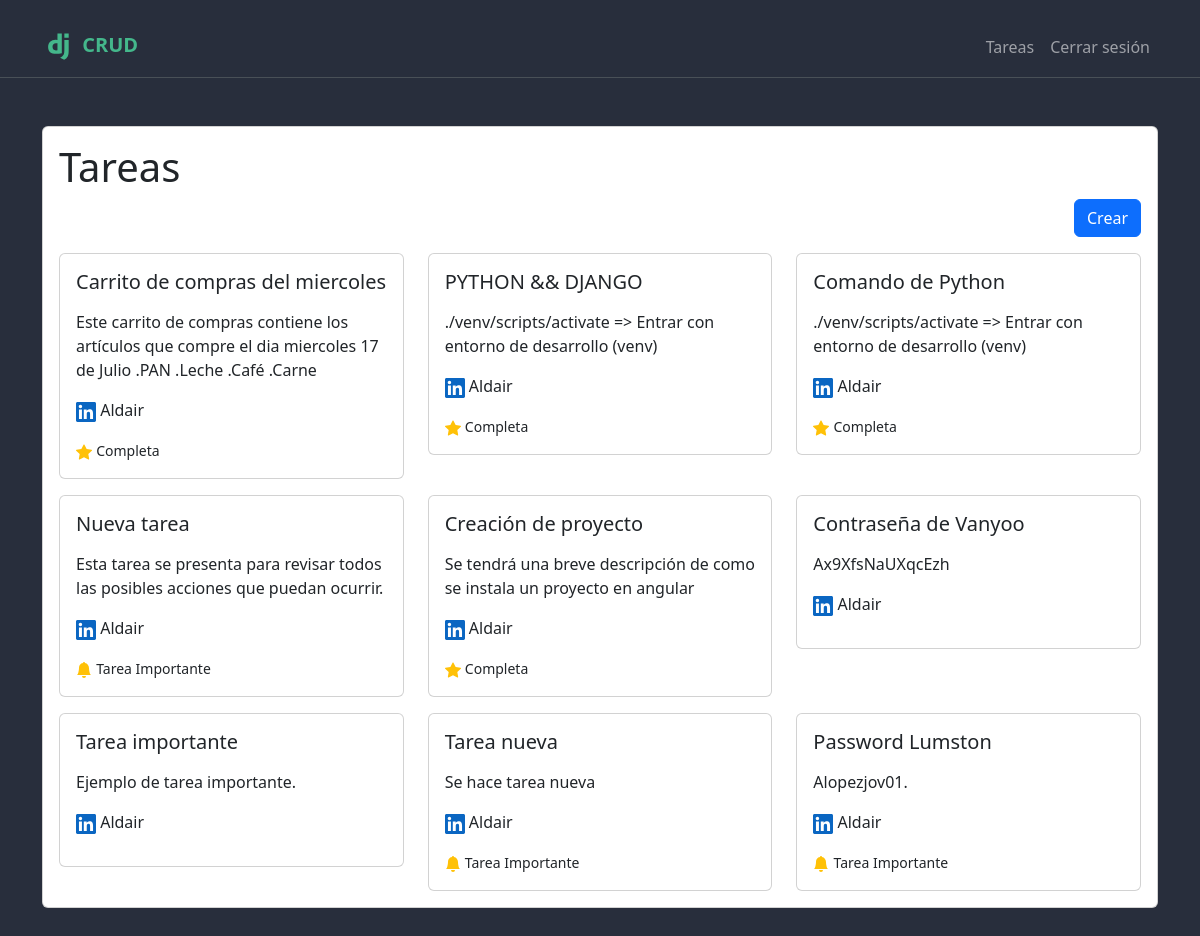
The page /tasks/ (signed in) on the database its author committed.
### task/models.py (models this page shows, shortened)
class Task(models.Model):
    title = models.CharField(max_length=100)
    description = models.TextField(blank=True)
    created = models.DateTimeField(auto_now_add=True)
    datecompleted = models.DateTimeField(null=True, blank=True)
    important = models.BooleanField(default=False)
    user = models.ForeignKey(User, on_delete=models.CASCADE)

### task/views.py (the view)
# urls.py: path('tasks/', views.tasks, name='tasks'),
@login_required
def tasks(request):
    tasks = Task.objects.filter(user=request.user)
    return render(request, 'tasks.html', {'tasks':  tasks})

### task/templates/tasks.html (shortened to what this page needs)
{% extends "base.html" %} {% block content %}
<main class="container py-5">
  <div class="row">
    <div class="col-12">
      <div class="card card-body">
        <h1>Tareas</h1>
        <div class="d-grid gap-2 d-md-flex justify-content-md-end">
          <a
            href="{% url 'create_task' %}"
            class="btn btn-primary"
            role="button"
          >
            Crear
          </a>
        </div>
        <div class="row">
          {% for task in tasks %}
          <div class="col-lg-4 col-sm-12">
            <div
              class="card mt-3 tasks"
              onclick="location.href=`{% url 'task_detail' task.id %}`;"
              style="cursor: pointer"
            >
              <div class="card-body">
                <h5 class="card-title">
                  <span>{{ task.title }}</span>
                </h5>
                <p class="mt-3">{{task.description}}</p>
                <p>
                  {{task.user.username}}
                </p>
                {% if task.datecompleted %}
                <small>Completa</small> {% elif task.important %}
                <svg
                  xmlns="http://www.w3.org/2000/svg"
                  width="16"
                  height="16"
                  fill="currentColor"
                  class="bi bi-bell-fill text-warning"
                  viewBox="0 0 16 16"
                >
                  <path
                    d="M8 16a2 2 0 0 0 2-2H6a2 2 0 0 0 2 2m.995-14.901a1 1 0 1 0-1.99 0A5 5 0 0 0 3 6c0 1.098-.5 6-2 7h14c-1.5-1-2-5.902-2-7 0-2.42-1.72-4.44-4.005-4.901"
                  />
                </svg>
                <small>Tarea Importante</small>
                {% endif %}
              </div>
            </div>
          </div>
          {% endfor %}
        </div>
      </div>
    </div>
  </div>
</main>
{% endblock %}

### task/templates/base.html (shortened to what this page needs)
{% load static %}
<!DOCTYPE html>
<html lang="en">
  <head>
    <link
      rel="stylesheet"
      href="https://cdn.jsdelivr.net/npm/bootstrap@5.3.3/dist/css/bootstrap.min.css"
    />
    <link rel="stylesheet" href="{% static 'css/styles.css' %}" />
  </head>
  <body style="background-color: #111827e6">
    <nav
      class="navbar bg-dark border-bottom border-body navbar-expand-lg mt-3"
      data-bs-theme="dark"
      style="background-color: rgb(40 46 60) !important"
    >
      <div class="container">
        <a class="navbar-brand" href="/"
          >
          <strong style="color: #44b78b">CRUD</strong>
        </a>
        <div class="collapse navbar-collapse" id="navbarSupportedContent">
          <ul class="navbar-nav ms-auto">
            {% if user.is_authenticated %}
            <li class="nav-item">
              <a class="nav-link" href="{% url 'tasks' %}">Tareas</a>
            </li>
            <li class="nav-item">
              <a class="nav-link" href="{% url 'logout' %}">Cerrar sesión </a>
            </li>
            {% endif %}
          </ul>
        </div>
      </div>
    </nav>
    {% block content %}{% endblock %}
  </body>
</html>

### task/static/css/styles.css (style rules this page uses)
.tasks { transition: transform 0.2s, box-shadow 0.2s; }

### rows shown on the page
Task: title "Carrito de compras del miercoles", description "Este carrito de compras contiene los artículos que compre el dia miercoles 17 de Julio .PAN .Leche .Café .Carne", user.username "Aldair", shows "Completa"
Task: title "PYTHON && DJANGO", description "./venv/scripts/activate => Entrar con entorno de desarrollo (venv)", user.username "Aldair", shows "Completa"
Task: title "Comando de Python", description "./venv/scripts/activate => Entrar con entorno de desarrollo (venv)", user.username "Aldair", shows "Completa"
Task: title "Nueva tarea", description "Esta tarea se presenta para revisar todos las posibles acciones que puedan ocurrir.", user.username "Aldair", important True (drawn)
Task: title "Creación de proyecto", description "Se tendrá una breve descripción de como se instala un proyecto en angular", user.username "Aldair", shows "Completa"
Task: title "Contraseña de Vanyoo", description "Ax9XfsNaUXqcEzh", user.username "Aldair"
Task: title "Tarea importante", description "Ejemplo de tarea importante.", user.username "Aldair"
Task: title "Tarea nueva", description "Se hace tarea nueva", user.username "Aldair", important True (drawn)
Task: title "Password Lumston", description "Alopezjov01.", user.username "Aldair", important True (drawn)
